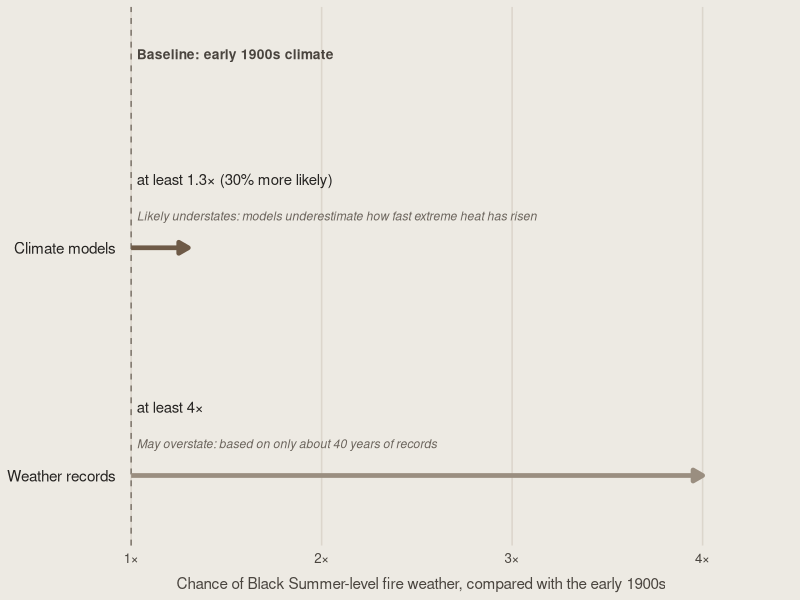

This figure's R source:
## ---- chunk 1
#| label: fig-odds
#| fig-cap: "Both kinds of evidence show that fire weather like Black Summer's is now more likely than in the early 1900s. Each arrow shows the smallest likely increase, so the true change could be larger. Source: @vanoldenborgh2021."
#| fig-alt: "Arrow chart comparing the chance of Black Summer-level fire weather today with the early 1900s climate, which is the baseline. Climate models: at least 1.3 times as likely, or 30% more likely, and probably too low because models miss how fast extreme heat is rising. Weather records since 1979: at least 4 times as likely, but based on a short record and probably too high."
#| fig-width: 8
#| fig-height: 3.2
#| code-fold: true
#| warning: false
#| message: false

library(tidyverse)

odds <- tibble(
  evidence = c("models", "records"),
  y        = c(2, 1),
  at_least = c(1.3, 4),
  label    = c("at least 1.3× (30% more likely)", "at least 4×"),
  note     = c("Likely understates: models underestimate how fast extreme heat has risen",
               "May overstate: based on only about 40 years of records")
)

ggplot(odds, aes(y = y)) +
  geom_vline(xintercept = 1, colour = "#7A7268", linetype = "dashed") +
  annotate("text", x = 1.03, y = 2.85, hjust = 0, size = 3.5,
           fontface = "bold", colour = "#4A453F",
           label = "Baseline: early 1900s climate") +
  geom_segment(aes(x = 1, xend = at_least, yend = y, colour = evidence),
               linewidth = 1.6,
               arrow = arrow(length = unit(0.28, "cm"), type = "closed")) +
  geom_text(aes(x = 1.03, y = y + 0.30, label = label),
            hjust = 0, size = 3.8, colour = "#262422") +
  geom_text(aes(x = 1.03, y = y + 0.14, label = note),
            hjust = 0, size = 3.1, colour = "#6B645C", fontface = "italic") +
  scale_colour_manual(values = c(models = "#6E5A47", records = "#9A8E80"),
                      guide = "none") +
  scale_x_continuous(limits = c(1, 4.3), breaks = 1:4,
                     labels = c("1×", "2×", "3×", "4×"),
                     expand = expansion(mult = c(0, 0.02))) +
    scale_y_continuous(limits = c(0.8, 2.95), breaks = c(2, 1),
                     labels = c("Climate models", "Weather records")) +
  coord_cartesian(clip = "off") +
  labs(x = "Chance of Black Summer-level fire weather, compared with the early 1900s",
       y = NULL) +
  theme_minimal(base_size = 12) +
  theme(
    plot.background    = element_rect(fill = "#EDEAE3", colour = NA),
    plot.margin        = margin(5, 20, 5, 5),
    panel.grid.major.y = element_blank(),
    panel.grid.minor   = element_blank(),
    panel.grid.major.x = element_line(colour = "#DCD6CC"),
    text               = element_text(colour = "#262422"),
    axis.text.y        = element_text(hjust = 1, colour = "#262422", size = 11,
                                      margin = margin(r = 8)),
    axis.text.x        = element_text(colour = "#4A453F"),
    axis.title.x       = element_text(size = 11, colour = "#4A453F",
                                      hjust = 0.3, margin = margin(t = 8))
  )
